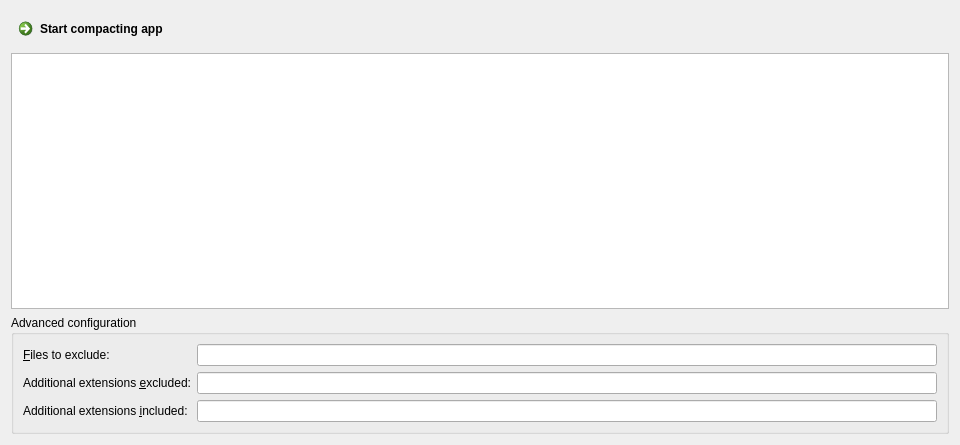
<?xml version="1.0" encoding="UTF-8"?>
<ui version="4.0">
 <class>PageCompact</class>
 <widget class="QWidget" name="PageCompact">
  <property name="geometry">
   <rect>
    <x>0</x>
    <y>0</y>
    <width>960</width>
    <height>445</height>
   </rect>
  </property>
  <layout class="QVBoxLayout" name="verticalLayout">
   <item>
    <widget class="QCommandLinkButton" name="start_button">
     <property name="text">
      <string>Start compacting app</string>
     </property>
    </widget>
   </item>
   <item>
    <widget class="QTextBrowser" name="output"/>
   </item>
   <item>
    <widget class="QGroupBox" name="advanced_groupbox">
     <property name="title">
      <string>Advanced configuration</string>
     </property>
     <layout class="QFormLayout" name="formLayout_3">
      <item row="0" column="0">
       <widget class="QLabel" name="filesexcluded_label">
        <property name="text">
         <string>&amp;Files to exclude:</string>
        </property>
        <property name="buddy">
         <cstring>filesexcluded</cstring>
        </property>
       </widget>
      </item>
      <item row="0" column="1">
       <widget class="QLineEdit" name="filesexcluded">
        <property name="toolTip">
         <string>&lt;p&gt;Enter a pipe-separated list of filenames to exclude from compression.  Wildcards are not accepted.&lt;/p&gt;&lt;p&gt;&lt;strong&gt;Example:&lt;/strong&gt; &lt;code&gt;msvcm90.dll|msvcp90.dll|mscvr90.dll&lt;/code&gt;&lt;/p&gt;</string>
        </property>
       </widget>
      </item>
      <item row="1" column="0">
       <widget class="QLabel" name="additionalextensionsexcluded_label">
        <property name="text">
         <string>Additional extensions &amp;excluded:</string>
        </property>
        <property name="buddy">
         <cstring>additionalextensionsexcluded</cstring>
        </property>
       </widget>
      </item>
      <item row="1" column="1">
       <widget class="QLineEdit" name="additionalextensionsexcluded">
        <property name="toolTip">
         <string>&lt;p&gt;Enter a pipe-separated list of file extensions to exclude from compression.  Wildcards are not accepted.&lt;/p&gt;&lt;p&gt;&lt;strong&gt;Example:&lt;/strong&gt; &lt;code&gt;pyd|irc&lt;/code&gt;&lt;/p&gt;</string>
        </property>
       </widget>
      </item>
      <item row="2" column="0">
       <widget class="QLabel" name="additionalextensionsincluded_label">
        <property name="text">
         <string>Additional extensions &amp;included:</string>
        </property>
        <property name="buddy">
         <cstring>additionalextensionsincluded</cstring>
        </property>
       </widget>
      </item>
      <item row="2" column="1">
       <widget class="QLineEdit" name="additionalextensionsincluded">
        <property name="toolTip">
         <string>&lt;p&gt;Enter a pipe-separated list of additional file extensions to compress.  Wildcards are not accepted.&lt;/p&gt;&lt;p&gt;&lt;strong&gt;Example:&lt;/strong&gt; &lt;code&gt;example|beta&lt;/code&gt;&lt;/p&gt;</string>
        </property>
       </widget>
      </item>
     </layout>
    </widget>
   </item>
  </layout>
 </widget>
 <resources/>
 <connections/>
</ui>
